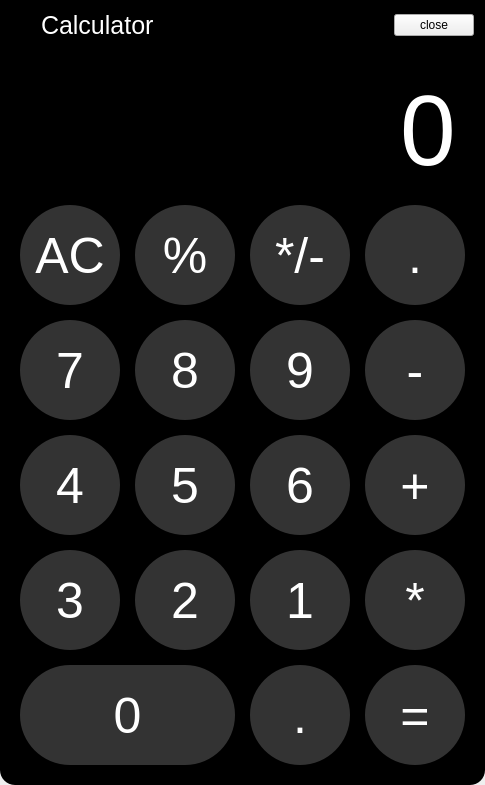
<?xml version="1.0" encoding="UTF-8"?>
<ui version="4.0">
 <class>Form</class>
 <widget class="QWidget" name="Form">
  <property name="geometry">
   <rect>
    <x>0</x>
    <y>0</y>
    <width>485</width>
    <height>785</height>
   </rect>
  </property>
  <property name="windowTitle">
   <string>Form</string>
  </property>
  <property name="styleSheet">
   <string notr="true">QFrame{
background-color:#000000;
}
QLabel{
font-size:25px;
font-family:&quot;Helvetica&quot;;
color:#fff
}
#close-btn{
background-color:#000;
}
#function_frame{
border-bottom:1px solid #333333;
border-top-left-radius:15px;
border-top-right-radius:15px;
}
#button_frame{
border-bottom-left-radius:15px;
border-bottom-right-radius:15px;
}
#lineEdit{
background-color:#000000;
color:#fff;
border:none;
height:100px;
padding:10px 5px;
font-size:100px;
font-family:&quot;Segoe UI&quot;;
}
#button_frame QPushButton{
background-color:#333333;
color:#FFF;
border-radius:50%;
height:100px;
width:100px;
font-size:50px;
font-family:&quot;Helvetica&quot;;
}

#button_frame QPushButton:pressed{
background-color:#555;
}
#button_frame QPushButton #zero_btn{
text-align:left;
padding-left:35px;
}

#button_frame QPushButton(class=&quot;btn_group1&quot;){
background-color:#a5a5a5;
color:#020202;
font-size:45px;

}
#button_frame QPushButton(class=&quot;btn_group1&quot;):pressed{
background-color:#d6d6d6;


}





</string>
  </property>
  <layout class="QVBoxLayout" name="verticalLayout">
   <property name="spacing">
    <number>0</number>
   </property>
   <property name="leftMargin">
    <number>0</number>
   </property>
   <property name="topMargin">
    <number>0</number>
   </property>
   <property name="rightMargin">
    <number>0</number>
   </property>
   <property name="bottomMargin">
    <number>0</number>
   </property>
   <item>
    <widget class="QFrame" name="display_frame">
     <property name="maximumSize">
      <size>
       <width>16777215</width>
       <height>100</height>
      </size>
     </property>
     <property name="frameShape">
      <enum>QFrame::StyledPanel</enum>
     </property>
     <property name="frameShadow">
      <enum>QFrame::Raised</enum>
     </property>
     <layout class="QHBoxLayout" name="horizontalLayout">
      <property name="leftMargin">
       <number>20</number>
      </property>
      <property name="rightMargin">
       <number>10</number>
      </property>
      <item>
       <widget class="QLabel" name="label">
        <property name="maximumSize">
         <size>
          <width>20</width>
          <height>30</height>
         </size>
        </property>
        <property name="text">
         <string/>
        </property>
        <property name="pixmap">
         <pixmap>calculator.bmp</pixmap>
        </property>
       </widget>
      </item>
      <item>
       <widget class="QLabel" name="label_2">
        <property name="text">
         <string>Calculator</string>
        </property>
       </widget>
      </item>
      <item>
       <spacer name="horizontalSpacer">
        <property name="orientation">
         <enum>Qt::Horizontal</enum>
        </property>
        <property name="sizeHint" stdset="0">
         <size>
          <width>325</width>
          <height>20</height>
         </size>
        </property>
       </spacer>
      </item>
      <item>
       <widget class="QPushButton" name="close_button">
        <property name="text">
         <string>close</string>
        </property>
       </widget>
      </item>
     </layout>
    </widget>
   </item>
   <item>
    <widget class="QFrame" name="button_frame">
     <property name="enabled">
      <bool>false</bool>
     </property>
     <property name="styleSheet">
      <string notr="true"/>
     </property>
     <property name="frameShape">
      <enum>QFrame::StyledPanel</enum>
     </property>
     <property name="frameShadow">
      <enum>QFrame::Raised</enum>
     </property>
     <layout class="QGridLayout" name="gridLayout">
      <property name="leftMargin">
       <number>20</number>
      </property>
      <property name="topMargin">
       <number>20</number>
      </property>
      <property name="rightMargin">
       <number>20</number>
      </property>
      <property name="bottomMargin">
       <number>20</number>
      </property>
      <property name="spacing">
       <number>15</number>
      </property>
      <item row="2" column="0">
       <widget class="QPushButton" name="pushButton_3">
        <property name="text">
         <string>AC</string>
        </property>
        <property name="clear" stdset="0">
         <string/>
        </property>
        <property name="class" stdset="0">
         <string>btn_group1</string>
        </property>
       </widget>
      </item>
      <item row="2" column="2">
       <widget class="QPushButton" name="pushButton_5">
        <property name="text">
         <string>*/-</string>
        </property>
        <property name="class" stdset="0">
         <string>btn_group1</string>
        </property>
       </widget>
      </item>
      <item row="3" column="0">
       <widget class="QPushButton" name="pushButton_8">
        <property name="text">
         <string>7</string>
        </property>
       </widget>
      </item>
      <item row="2" column="1">
       <widget class="QPushButton" name="pushButton_4">
        <property name="text">
         <string>%</string>
        </property>
        <property name="btn_group1" stdset="0">
         <string>btn_group1</string>
        </property>
        <property name="class" stdset="0">
         <string>btn_group1</string>
        </property>
       </widget>
      </item>
      <item row="3" column="3">
       <widget class="QPushButton" name="pushButton_7">
        <property name="text">
         <string>-</string>
        </property>
        <property name="class" stdset="0">
         <string>btn_group2</string>
        </property>
       </widget>
      </item>
      <item row="4" column="0">
       <widget class="QPushButton" name="pushButton_11">
        <property name="text">
         <string>4</string>
        </property>
       </widget>
      </item>
      <item row="3" column="1">
       <widget class="QPushButton" name="pushButton_9">
        <property name="text">
         <string>8</string>
        </property>
       </widget>
      </item>
      <item row="3" column="2">
       <widget class="QPushButton" name="pushButton_10">
        <property name="text">
         <string>9</string>
        </property>
       </widget>
      </item>
      <item row="4" column="1">
       <widget class="QPushButton" name="pushButton_13">
        <property name="text">
         <string>5</string>
        </property>
       </widget>
      </item>
      <item row="4" column="2">
       <widget class="QPushButton" name="pushButton_12">
        <property name="text">
         <string>6</string>
        </property>
       </widget>
      </item>
      <item row="2" column="3">
       <widget class="QPushButton" name="pushButton_6">
        <property name="text">
         <string>.</string>
        </property>
        <property name="class" stdset="0">
         <string>btn_group2</string>
        </property>
       </widget>
      </item>
      <item row="4" column="3">
       <widget class="QPushButton" name="pushButton_14">
        <property name="text">
         <string>+</string>
        </property>
        <property name="class" stdset="0">
         <string>btn_group2</string>
        </property>
       </widget>
      </item>
      <item row="5" column="0">
       <widget class="QPushButton" name="pushButton_15">
        <property name="text">
         <string>3</string>
        </property>
       </widget>
      </item>
      <item row="5" column="1">
       <widget class="QPushButton" name="pushButton_18">
        <property name="text">
         <string>2</string>
        </property>
       </widget>
      </item>
      <item row="5" column="2">
       <widget class="QPushButton" name="pushButton_17">
        <property name="text">
         <string>1</string>
        </property>
       </widget>
      </item>
      <item row="6" column="0" colspan="2">
       <widget class="QPushButton" name="pushButton_21">
        <property name="text">
         <string>0</string>
        </property>
       </widget>
      </item>
      <item row="5" column="3">
       <widget class="QPushButton" name="pushButton_16">
        <property name="text">
         <string>*</string>
        </property>
        <property name="class" stdset="0">
         <string>btn_group2</string>
        </property>
       </widget>
      </item>
      <item row="0" column="0" colspan="4">
       <widget class="QLineEdit" name="lineEdit">
        <property name="text">
         <string>0</string>
        </property>
        <property name="alignment">
         <set>Qt::AlignRight|Qt::AlignTrailing|Qt::AlignVCenter</set>
        </property>
       </widget>
      </item>
      <item row="6" column="2">
       <widget class="QPushButton" name="pushButton_22">
        <property name="text">
         <string>.</string>
        </property>
       </widget>
      </item>
      <item row="6" column="3">
       <widget class="QPushButton" name="pushButton_19">
        <property name="text">
         <string>=</string>
        </property>
        <property name="class" stdset="0">
         <string>btn_group2</string>
        </property>
       </widget>
      </item>
     </layout>
    </widget>
   </item>
  </layout>
 </widget>
 <resources/>
 <connections/>
</ui>
